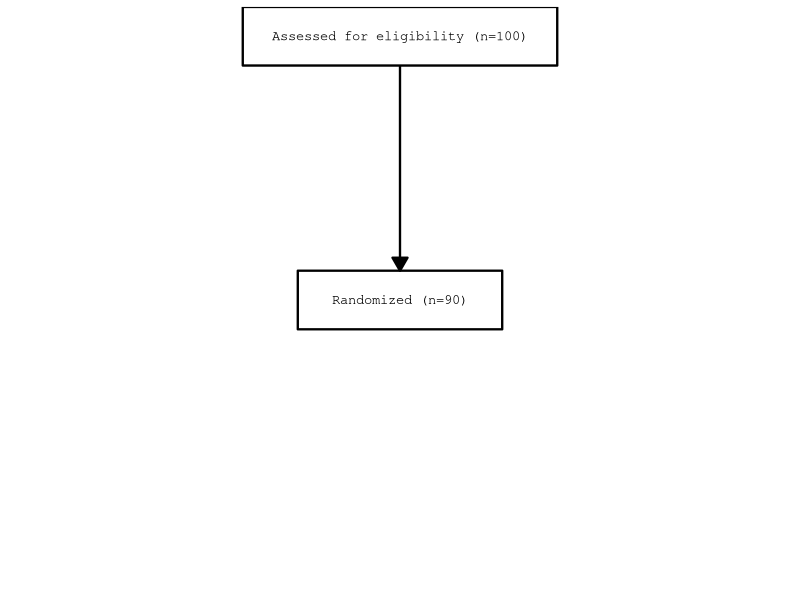

This figure's R source:
# P062_diagram_plot.sas -> R translation
# Produces CONSORT-style flow diagram with 2 boxes and 1 connecting line
# Outputs: OUT_DIR/sgplot.png + OUT_DIR/sgplot.csv (plotted data)

out <- Sys.getenv("OUT_DIR")
if (out == "" || is.na(out)) out <- getwd()
if (!dir.exists(out)) dir.create(out, recursive = TRUE, showWarnings = FALSE)

suppressMessages({
  library(dplyr)
  library(tidyr)
  library(ggplot2)
  library(grid)
})

# Helper: SAS round half away from zero (not needed here but included for fidelity)
round_half_up <- function(x, digits = 0) {
  posneg <- sign(x)
  z <- abs(x) * 10^digits
  z <- floor(z + 0.5 + 1e-12)
  posneg * z / 10^digits
}

# Emulate %diagram_box macro
diagram_box <- function(boxid = 1, left_x = 10, top_y = 100, right_x = 30, bottom_y = 90,
                        text = "", text_just = "center", text_size = 10,
                        text_color = "black", linecolor = "black",
                        linepattern = "solid", linethickness = 1) {
  # box polygon coordinates (4 corners, closed by polygon geom)
  box_df <- data.frame(
    DIAGID = as.character(boxid),
    boxid  = as.numeric(boxid),
    box_x  = c(left_x, right_x, right_x, left_x),
    box_y  = c(top_y, top_y, bottom_y, bottom_y),
    stringsAsFactors = FALSE
  )

  # text position: intersection of diagonals (center of rectangle)
  x1 <- left_x; y1 <- top_y
  x2 <- right_x; y2 <- top_y
  x3 <- right_x; y3 <- bottom_y
  x4 <- left_x; y4 <- bottom_y
  den <- (x1 - x3) * (y2 - y4) - (y1 - y3) * (x2 - x4)
  num1 <- (x1 * y3 - y1 * x3)
  num2 <- (x2 * y4 - y2 * x4)

  text_x <- NA_real_; text_y <- NA_real_; text_val <- NA_character_
  text_x2 <- NA_real_; text_y2 <- NA_real_; text2_val <- NA_character_

  if (den != 0) {
    cx <- (num1 * (x2 - x4) - (x1 - x3) * num2) / den
    cy <- (num1 * (y2 - y4) - (y1 - y3) * num2) / den
    if (toupper(text_just) != "LEFT") {
      text_x <- cx
      text_y <- cy
      text_val <- text
    } else {
      text_x2 <- x1 + 1
      text_y2 <- cy
      text2_val <- text
    }
  }

  text_df <- data.frame(
    DIAGID = as.character(boxid),
    text_x = text_x,
    text_y = text_y,
    text   = text_val,
    text_x2 = text_x2,
    text_y2 = text_y2,
    text2  = text2_val,
    sizeresponse = as.numeric(text_size),
    stringsAsFactors = FALSE
  )

  style_df <- data.frame(
    id = "DIAGID",
    value = as.character(boxid),
    textcolor = text_color,
    linecolor = linecolor,
    linepattern = linepattern,
    linethickness = as.numeric(linethickness),
    stringsAsFactors = FALSE
  )

  list(box = box_df, text = text_df, style = style_df)
}

# Emulate %diagram_line macro
diagram_line <- function(lineid = 1, start_x = 30, start_y = 90,
                         midpoint_x = NA, midpoint_y = NA,
                         end_x = 30, end_y = 60,
                         linecolor = "black", linepattern = "solid", linethickness = 1) {
  if (!is.na(midpoint_x) && !is.na(midpoint_y)) {
    line_df <- data.frame(
      `_LINEID` = as.character(lineid),
      lineid = as.numeric(lineid),
      line_x = c(start_x, midpoint_x, end_x),
      line_y = c(start_y, midpoint_y, end_y),
      check.names = FALSE,
      stringsAsFactors = FALSE
    )
  } else {
    line_df <- data.frame(
      `_LINEID` = as.character(lineid),
      lineid = as.numeric(lineid),
      line_x = c(start_x, end_x),
      line_y = c(start_y, end_y),
      check.names = FALSE,
      stringsAsFactors = FALSE
    )
  }
  style_df <- data.frame(
    id = "_LINEID",
    value = as.character(lineid),
    linecolor = linecolor,
    linepattern = linepattern,
    linethickness = as.numeric(linethickness),
    stringsAsFactors = FALSE
  )
  list(line = line_df, style = style_df)
}

# ---- Build header's usage example ----
# %diagram_box(boxid=1, left_x=30, top_y=100, right_x=70, bottom_y=90, text=Assessed for eligibility (n=100));
b1 <- diagram_box(boxid = 1, left_x = 30, top_y = 100, right_x = 70, bottom_y = 90,
                  text = "Assessed for eligibility (n=100)", text_just = "center", text_size = 10)

# %diagram_line(lineid=1, start_x=50, start_y=90, end_x=50, end_y=55);
l1 <- diagram_line(lineid = 1, start_x = 50, start_y = 90, end_x = 50, end_y = 55)

# %diagram_box(boxid=2, left_x=37, top_y=55, right_x=63, bottom_y=45, text=Randomized (n=90));
b2 <- diagram_box(boxid = 2, left_x = 37, top_y = 55, right_x = 63, bottom_y = 45,
                  text = "Randomized (n=90)", text_just = "center", text_size = 10)

# ---- Combine as SAS does: data plot_diag; set diagram_:; run; ----
# In SAS, SET diagram_: stacks all datasets with prefix diagram_ (boxes, texts, lines)
# Emulate with dplyr::bind_rows (fills missing columns with NA)
plot_diag <- dplyr::bind_rows(b1$box, b2$box, b1$text, b2$text, l1$line)

plot_diag_attr <- dplyr::bind_rows(b1$style, b2$style, l1$style)

# Prepare separate data frames for plotting (more convenient than single stacked)
boxes_df <- dplyr::bind_rows(b1$box, b2$box)
# Add group identifier for polygon
boxes_df$group_id <- boxes_df$DIAGID

texts_df <- dplyr::bind_rows(b1$text, b2$text)
# Handle SPLITCHAR='#' : replace # with newline for ggplot
texts_df <- texts_df %>%
  mutate(
    text_plot  = gsub("#", "\n", text, fixed = TRUE),
    text2_plot = gsub("#", "\n", text2, fixed = TRUE)
  )

lines_df <- l1$line

# For CSV of plotted data: export the combined plot_diag plus explicit boxes/lines/texts
# Ensure ISO formatting not needed (no dates), but keep column names SAS-like
# Write plot_diag.csv (full stacked) and sgplot.csv (plotted data)
write.csv(plot_diag, file.path(out, "plot_diag.csv"), row.names = FALSE, na = "")
write.csv(plot_diag, file.path(out, "sgplot.csv"), row.names = FALSE, na = "")

# Also write individual components for traceability
write.csv(boxes_df, file.path(out, "diagram_boxes.csv"), row.names = FALSE, na = "")
write.csv(texts_df, file.path(out, "diagram_texts.csv"), row.names = FALSE, na = "")
write.csv(lines_df, file.path(out, "diagram_lines.csv"), row.names = FALSE, na = "")

# ---- Plot: emulate PROC SGPLOT polygon + text + series with arrow ----
# Parameters from %diagram_plot(minx=0,maxx=100,miny=0,maxy=100,text_font=Courier)
minx <- 0; maxx <- 100; miny <- 0; maxy <- 100
text_font <- "Courier"

# Build ggplot
p <- ggplot() +
  # Boxes as polygons (white fill, black border, thickness 1)
  geom_polygon(data = boxes_df,
               aes(x = box_x, y = box_y, group = group_id),
               fill = "white", colour = "black", linewidth = 0.8) +
  # Lines with arrowhead (filled, scale 0.3 equivalent)
  geom_path(data = lines_df,
            aes(x = line_x, y = line_y, group = lineid),
            colour = "black", linewidth = 0.8,
            arrow = arrow(type = "closed", length = unit(0.15, "inches"))) +
  # Center-justified text (text_x/text_y)
  geom_text(data = texts_df %>% filter(!is.na(text)),
            aes(x = text_x, y = text_y, label = text_plot),
            family = text_font, size = 3.5, colour = "black",
            hjust = 0.5, vjust = 0.5, lineheight = 0.9) +
  # Left-justified text (text_x2/text_y2) - not used in this example but included for fidelity
  geom_text(data = texts_df %>% filter(!is.na(text2)),
            aes(x = text_x2, y = text_y2, label = text2_plot),
            family = text_font, size = 3.5, colour = "black",
            hjust = 0, vjust = 0.5, lineheight = 0.9) +
  coord_cartesian(xlim = c(minx, maxx), ylim = c(miny, maxy), expand = FALSE) +
  theme_void() +
  theme(
    plot.background = element_rect(fill = "white", colour = NA),
    panel.background = element_rect(fill = "white", colour = NA),
    panel.border = element_blank(),
    legend.position = "none",
    plot.margin = margin(5, 5, 5, 5, "pt")
  )

# Save PNG (noborder, noautolegend, no axes)
# Use 8x6 inches at 300 dpi to match SAS default quality
ggsave(filename = file.path(out, "sgplot.png"), plot = p,
       width = 8, height = 6, units = "in", dpi = 300, bg = "white")

# Also save as SGPlot.png for case-sensitive check (same file)
# Copy if needed
if (!file.exists(file.path(out, "SGPlot.png"))) {
  file.copy(file.path(out, "sgplot.png"), file.path(out, "SGPlot.png"), overwrite = TRUE)
}

# Write a plain-text rendering of the diagram description (for completeness)
txt_lines <- c(
  "Flow Diagram (P062) - CONSORT style",
  "====================================",
  "",
  "Boxes:",
  sprintf("  Box 1: left=30 top=100 right=70 bottom=90  text='Assessed for eligibility (n=100)'  center=(50,95)"),
  sprintf("  Box 2: left=37 top=55  right=63 bottom=45  text='Randomized (n=90)'               center=(50,50)"),
  "",
  "Lines:",
  sprintf("  Line 1: (50,90) -> (50,55)"),
  "",
  sprintf("X-axis: %d to %d  Y-axis: %d to %d  (display=none, offsetmin=0 offsetmax=0)", minx, maxx, miny, maxy),
  sprintf("Text font: %s  Text size: 10pt", text_font),
  ""
)
writeLines(txt_lines, file.path(out, "sgplot.txt"))

message("P062 diagram complete: ", file.path(out, "sgplot.png"))
